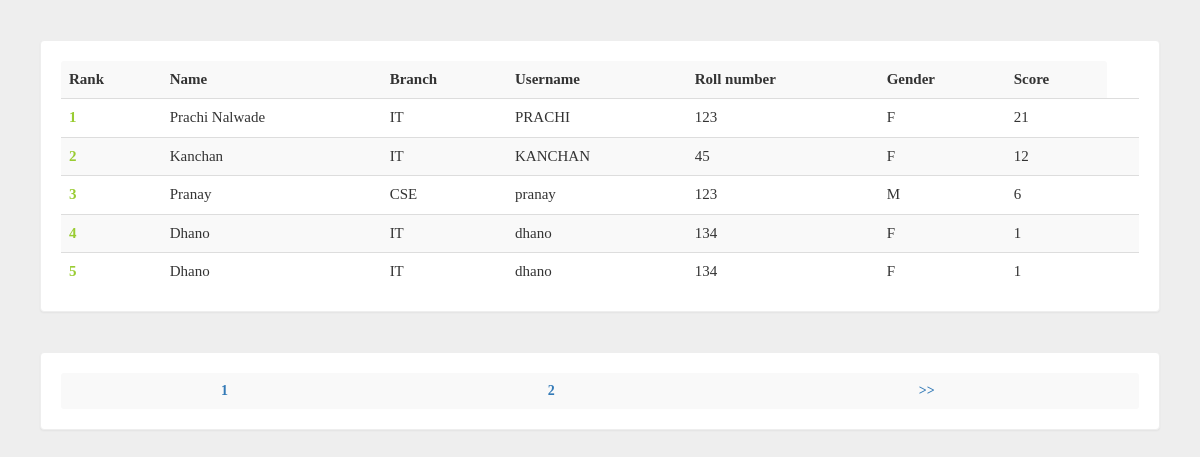
Screenshot of /user.php with the database file from the repository.
### tables this page shows
CREATE TABLE `rank` (
  `id` int(100) NOT NULL,
  `username` varchar(50) NOT NULL,
  `score` int(11) NOT NULL,
  `time` timestamp NOT NULL DEFAULT CURRENT_TIMESTAMP ON UPDATE CURRENT_TIMESTAMP
);

CREATE TABLE `user` (
  `id` int(100) NOT NULL,
  `name` varchar(50) NOT NULL,
  `rollno` varchar(20) NOT NULL,
  `branch` varchar(20) NOT NULL,
  `gender` varchar(5) NOT NULL,
  `username` varchar(50) NOT NULL,
  `phno` bigint(20) NOT NULL,
  `password` varchar(50) NOT NULL
);

### user.php (the view, shortened to what this page needs)
<?php include('includes/admin_header.php'); ?>
<?php include_once 'dbconnection/dbConnection.php'; ?>
<?php
    if(isset($_GET['show'])){
        $show = $_GET['show'];
        $showfrom = (($show-1)*10) + 1;
        $showtill = $showfrom + 9;
    }
    else{
        $show = 1;
        $showfrom = 1;
    }
    $q = mysqli_query($con, "SELECT * FROM rank") or die('Error223');
    echo '<div class="panel title">
<table class="table table-striped title1" >
<tr><td style="vertical-align:middle"><b>Rank</b></td><td style="vertical-align:middle"><b>Name</b></td><td style="vertical-align:middle"><b>Branch</b></td><td style="vertical-align:middle"><b>Username</b></td><td style="vertical-align:middle"><b>Roll number</b></td><td style="vertical-align:middle"><b>Gender</b></td><td style="vertical-align:middle"><b>Score</b></td></tr>';
    $c = $showfrom-1;
    $total = mysqli_num_rows($q);
    if($total >= $showfrom){
        $q = mysqli_query($con, "SELECT * FROM rank ORDER BY score DESC, time ASC LIMIT ".($showfrom-1).",10") or die('Error223');
        while ($row = mysqli_fetch_array($q)) {
            $e = $row['username'];
            $s = $row['score'];
            $q12 = mysqli_query($con, "SELECT * FROM user WHERE username='$e' ") or die('Error231');
            while ($row = mysqli_fetch_array($q12)) {
                $name     = $row['name'];
                $branch   = $row['branch'];
                $username = $row['username'];
                $rollno     = $row['rollno'];
                $gender   = $row['gender'];
            }
            $c++;
            echo '<tr><td style="color:#99cc32"><b>' . $c . '</b></td><td style="vertical-align:middle">' . $name . '</td><td style="vertical-align:middle">' . $branch . '</td><td style="vertical-align:middle">' . $username . '</td><td style="vertical-align:middle">' . $rollno . '</td><td style="vertical-align:middle">' . $gender . '</td><td style="vertical-align:middle">' . $s . '</td><td style="vertical-align:middle">';
        }
    }
    else{
    }
    echo '</table></div>';
    echo '<div class="panel title"><table class="table table-striped title1" ><tr>';
    $total = round($total/10) + 1;
    if(isset($_GET['show'])){
        $show = $_GET['show'];
    }
    else{
        $show = 1;
    }
    if($show == 1 && $total==1){
    }
    else if($show == 1 && $total!=1){
        $i = 1;
        while($i<=$total){
            echo '<td style="vertical-align:middle;text-align:center"><a style="font-size:14px;font-family:typo;font-weight:bold" href="dash.php?q=2&show='.$i.'">&nbsp;'.$i.'&nbsp;</a></td>';
            $i++;
        }
        echo '<td style="vertical-align:middle;text-align:center"><a style="font-size:14px;font-family:typo;font-weight:bold" href="dash.php?q=2&show='.($show+1).'">&nbsp;>>&nbsp;</a></td>';
    }
    echo '</tr></table></div>';
?>

### css/main.css (style rules this page uses)
.panel { border-color:#eee;margin:40px;padding:20px;font: 15px "Century Gothic", "Times Roman", sans-serif; }
.title { font-family:'typo'; }

### rows the page displays
rank: user.name "Prachi Nalwade", user.branch "IT", user.username "PRACHI", user.rollno "123", user.gender "F", score "21"
rank: user.name "Kanchan", user.branch "IT", user.username "KANCHAN", user.rollno "45", user.gender "F", score "12"
rank: user.name "Pranay", user.branch "CSE", user.username "pranay", user.rollno "123", user.gender "M", score "6"
rank: user.name "Dhano", user.branch "IT", user.username "dhano", user.rollno "134", user.gender "F", score "1"
rank: score "1"
user: name "Dhano", branch "IT", username "dhano", rollno "134", gender "F"
